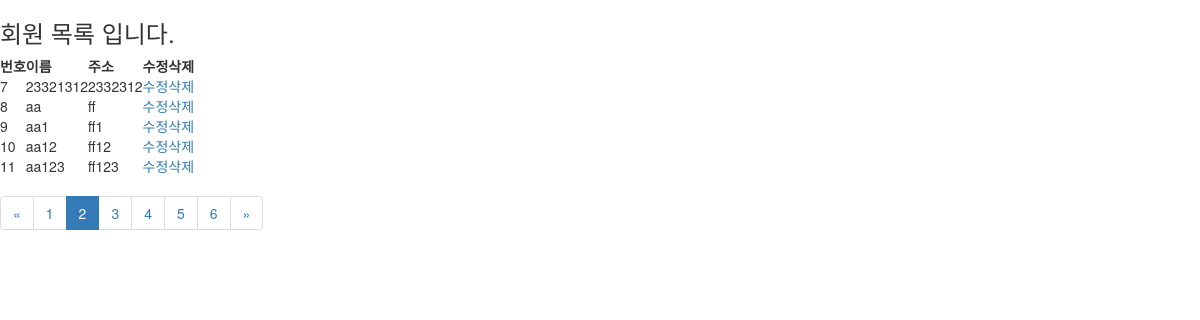
Page /member/list/?page=2 on the committed database.
### member/models.py (models this page shows)
class Member(models.Model):
    num=AutoField(primary_key=True)
    name=CharField(max_length=30, null=False)
    addr=CharField(max_length=50, null=True)

### member/views.py (the view)
def list(request):
    contact_list = Member.objects.all()
    paginator = Paginator(contact_list, 5) # Show 5 contacts per page
    page = request.GET.get('page',1)
    try:
        member_list = paginator.page(page)
    except PageNotAnInteger:
        member_list = paginator.page(1)
    except EmptyPage:
        member_list = paginator.page(paginator.num_pages)
    return render(
        request,
        'member/list.html',
        {'member_list':member_list},
    )

### templates/member/list.html (shortened to what this page needs)
<!DOCTYPE html>
<html>
<head>
<link rel="stylesheet" href="/static/css/bootstrap.css" />
</head>
<body>
<h3>회원 목록 입니다.</h3>
<table>
	<thead>
		<tr>
			<th>번호</th>
			<th>이름</th>
			<th>주소</th>
			<th>수정</th>
			<th>삭제</th>
		</tr>
	</thead>
	<tbody>
	{% for item in member_list %}
		<tr>
			<td>{{item.num}}</td>
			<td>{{item.name}}</td>
			<td>{{item.addr}}</td>
			<td><a href="/member/updateform?num={{item.num}}">수정</a></td>
			<td><a href="/member/delete?num={{item.num}}">삭제</a></td>
		</tr>
	{% endfor %}
	</tbody>
</table>
{% if member_list.has_other_pages %}
  <ul class="pagination">
    {% if member_list.has_previous %}
      <li><a href="?page={{ member_list.previous_page_number }}">&laquo;</a></li>
    {% else %}
      <li class="disabled"><span>&laquo;</span></li>
    {% endif %}
    {% for i in member_list.paginator.page_range %}
      {% if member_list.number == i %}
        <li class="active"><span>{{ i }} <span class="sr-only">(current)</span></span></li>
      {% else %}
        <li><a href="?page={{ i }}">{{ i }}</a></li>
      {% endif %}
    {% endfor %}
    {% if member_list.has_next %}
      <li><a href="?page={{ member_list.next_page_number }}">&raquo;</a></li>
    {% else %}
      <li class="disabled"><span>&raquo;</span></li>
    {% endif %}
  </ul>
{% endif %}
</body>
</html>

### rows in the picture
Member: num "7", name "23321312", addr "2332312"
Member: num "8", name "aa", addr "ff"
Member: num "9", name "aa1", addr "ff1"
Member: num "10", name "aa12", addr "ff12"
Member: num "11", name "aa123", addr "ff123"

### other values in the picture
{{ i }} "1" "3" "4" "5" "6"
{{ i }} "2"
